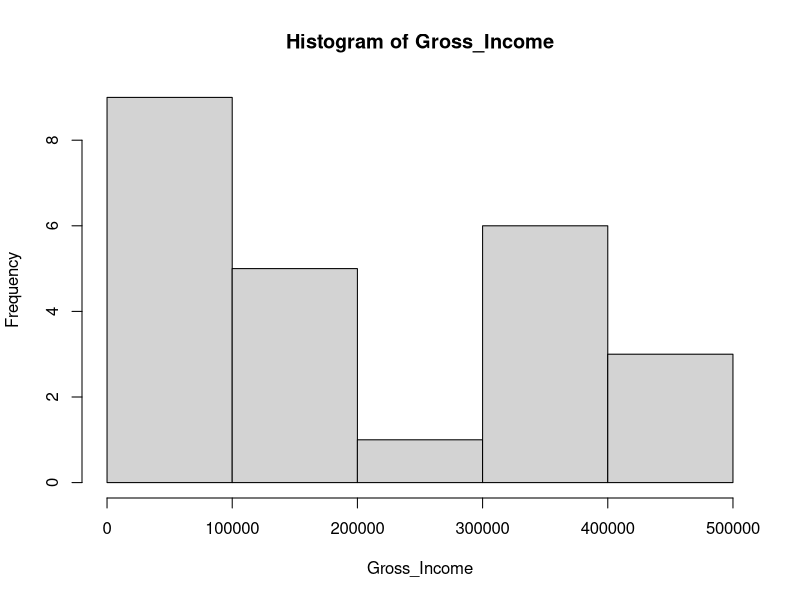
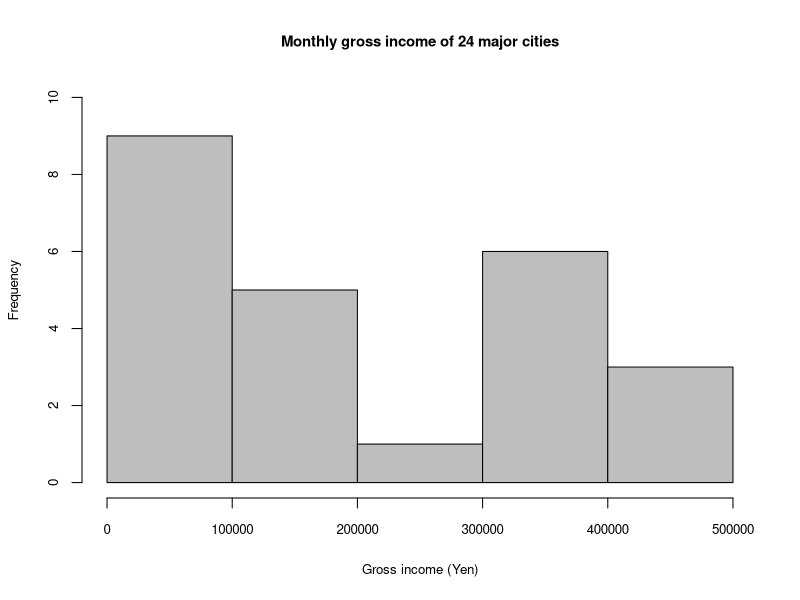
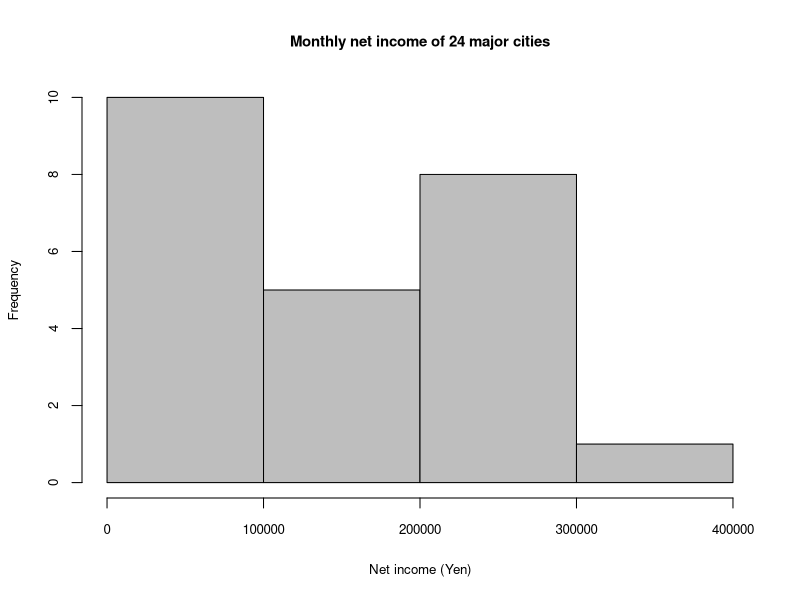
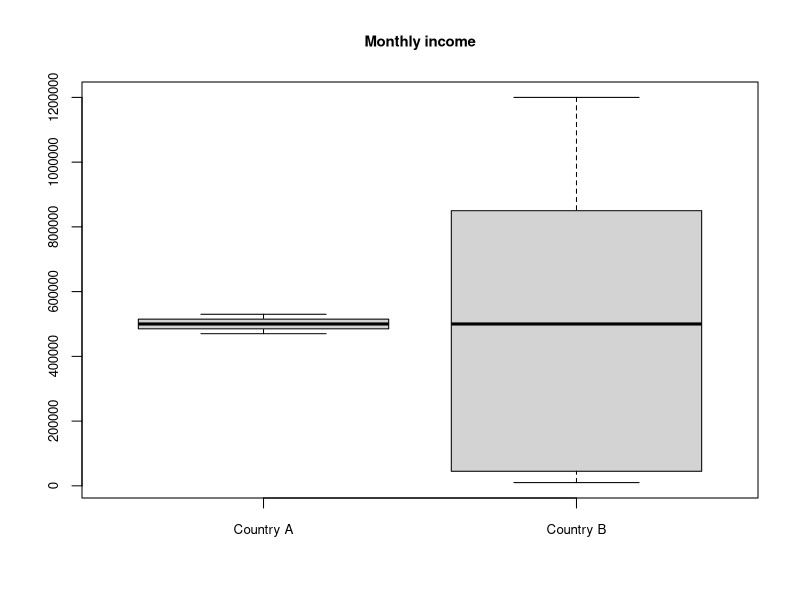
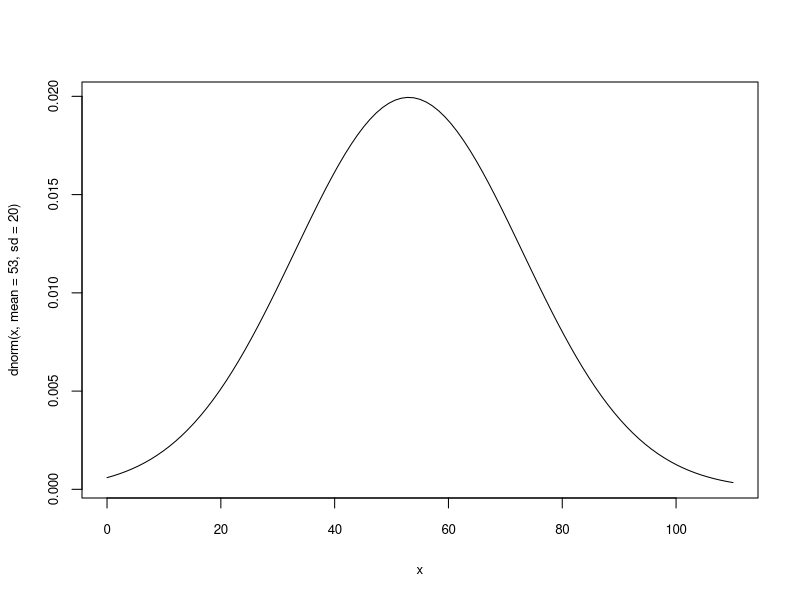
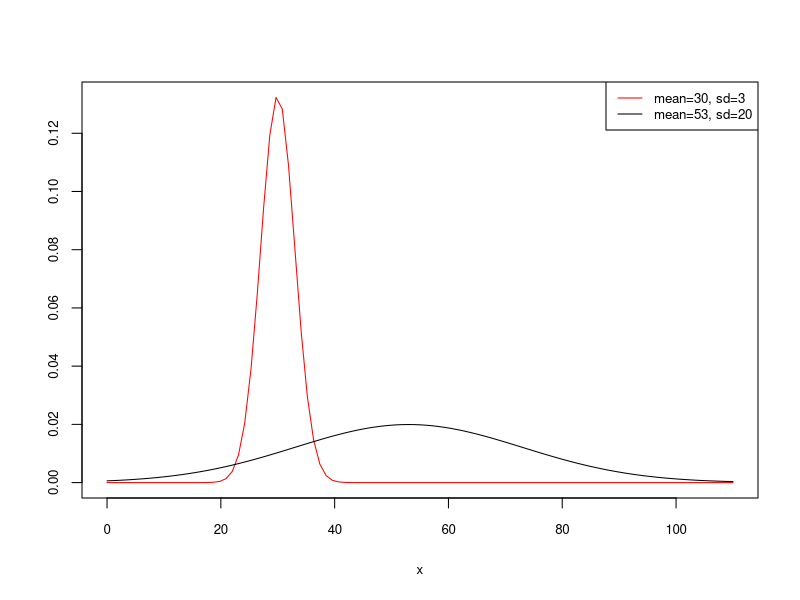
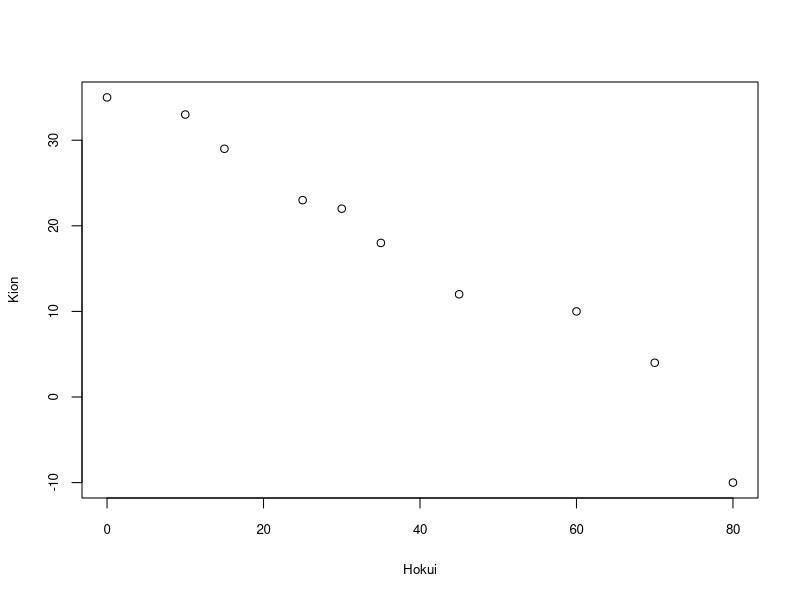
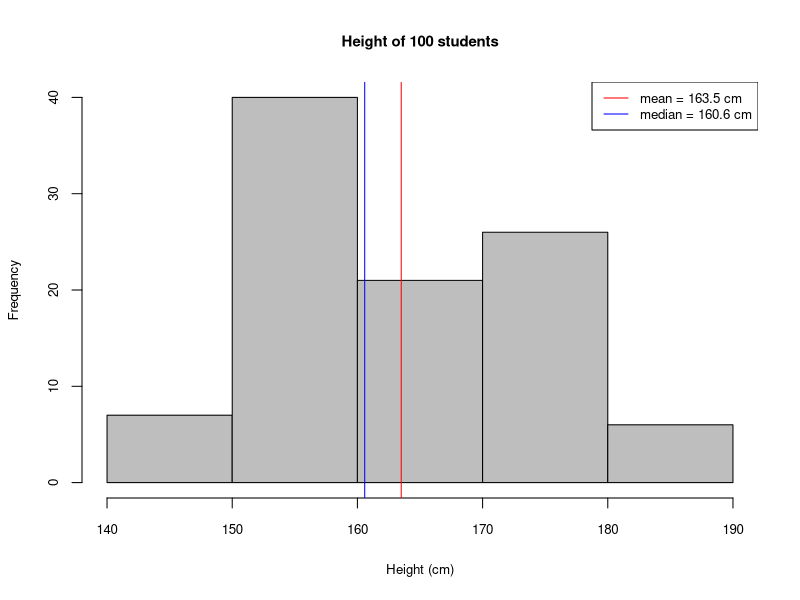

The R script that drew these images, in order:
## ---- chunk 1
knitr::opts_chunk$set(fig.width=4.2, fig.height=3.2, echo = TRUE)
##options(scipen=100)
## ---- chunk 2
options(scipen=100)　# 数字の表記方法を変えるための命令
## ---- chunk 3
Gross_Income <- c(314600, 403500, 348400, 360800, 277300, 353700, 190200, 478200, 
            465700, 339500, 80000, 39100, 302200, 80000, 74600, 44400, 163500,
            129700, 32000, 179500, 110200, 35500, 46200, 28400)
Net_Income <- c(240000, 280000, 270000, 270000, 190000, 240000, 140000, 270000,
            340000, 280000, 55000, 35000, 220000, 75000, 60000, 40000, 160000,
            110000, 30000, 140000, 95000, 30000, 40000, 25000)
## ---- chunk 4
length(Gross_Income)
length(Net_Income)
## ---- chunk 5
freqtab <- function( # 度数分布表を作成する関数を定義する
        x, # 度数分布表のもとになるデータ
        cn=1+log2(length(x)), # 階級の数は「スタージェスの公式」で決める
        wid=FALSE ) # 階級の幅
{
	x <- x[!is.na(x)] # 欠損値を除く
	min <- min(x) # データの最小値
	max <- max(x) # データの最大値
	ran <- max - min # データのレンジ（範囲）
	if(!wid){ wid <- round(abs(ran/cn), 3) } # 階級の幅を指定しない場合は自動で計算
	cla <- floor(x/wid)	# データを階級に振り分ける
	mnc <- min(cla) # 階級の最小値
	mxc <- max(cla) # 階級の最大値
	cla <- factor(cla, levels=mnc:mxc) # データを階級ごとに集計
	freq <- table(cla) # 階級ごとの度数を数える
	names(freq) <- paste(mnc:mxc*wid, "-", mnc:mxc*wid+wid) # 階級の名称を定義する
	percent <- round(freq/sum(freq)*100,2) # 相対度数（%）
	cum.pcnt <- round(cumsum(percent),2) # 累積相対度数（%）
	return(cbind(freq, percent, cum.pcnt)) # 度数分布表を返す
}
## ---- chunk 6
freqtab(Gross_Income, wid=100000) # 階級の幅を100000に指定
## ---- chunk 7
freqtab(Net_Income, wid=100000) # 階級の幅を100000に指定
## ---- chunk 8
hist(Gross_Income)
## ---- chunk 9
# タイトル、横軸のラベル、縦軸のラベル、ヒストグラムの色、縦軸の範囲、文字サイズを指定する
hist(Gross_Income, main="Monthly gross income of 24 major cities", 
     xlab="Gross income (Yen)", ylab="Frequency", col="grey", ylim=c(0, 10), 
     cex.main=0.9, cex.axis=0.8, cex.lab=0.8) 
## ---- chunk 10
# 階級の数、タイトル、横軸のラベル、縦軸のラベル、ヒストグラムの色、縦軸の範囲、文字サイズを指定する
hist(Net_Income, breaks=4, main="Monthly net income of 24 major cities", 
     xlab="Net income (Yen)", ylab="Frequency", col="grey", ylim=c(0, 10),
     cex.main=0.9, cex.axis=0.8, cex.lab=0.8) 
## ---- chunk 11
IncA <- c(530000, 520000, 510000, 500000, 490000, 480000, 470000)
IncB <- c(1200000, 900000, 800000, 500000, 60000, 30000, 10000)
## ---- chunk 12
mean(IncA)
sd(IncA)
## ---- chunk 13
mean(IncB)
sd(IncB)
## ---- chunk 14
boxplot(IncA, IncB, 
        names=c("Country A", "Country B"), main="Monthly income",　# ラベルやタイトルを指定
        cex.main=0.9, cex.axis=0.8, cex.lab=0.8) # 文字のサイズを指定
## ---- chunk 15
summary(IncA)
summary(IncB)
## ---- chunk 16
curve(dnorm(x, mean=53, sd=20), 
      from=0, to=110, # 横軸は0〜110に指定
      cex.axis=0.8, cex.lab=0.8)　# 文字のサイズを指定
## ---- chunk 17
curve(dnorm(x, mean=30, sd=3), 
      from=0, to=110, col="red", ylab="",
      cex.main=0.9, cex.axis=0.8, cex.lab=0.8) #　平均値30、分散9の正規分布を描く（色は赤）
curve(dnorm(x, mean=53, sd=20), add=TRUE) #　平均値53、分散400の正規分布を重ねて表示（色は黒）
label <- c("mean=30, sd=3", "mean=53, sd=20")　# 凡例に表示するラベルを定義
color <- c("red", "black") # 2つのグラフの色分け
legend("topright", legend=label, col=color, lty=c(1, 1), cex=0.8)　# 凡例を作成
## ---- chunk 18
Hokui <- c(0, 35, 30, 70, 10, 45, 60, 80, 15,　25)
Kion <- c(35, 18, 22, 4, 33, 12, 10, -10, 29, 23)
## ---- chunk 19
plot(Hokui, Kion, cex.axis=0.8, cex.lab=0.8)
## ---- chunk 20
cor(Hokui, Kion)
## ---- chunk 21
set.seed(1)
height70 <- rnorm(70, mean=156, sd=7)
res <- 16350 - sum(height70)
height30 <- rep(c(res/30-3.5, res/30-.5, res/30+0.5, res/30+1.5, res/30+2), times=6)
height <- append(height70, height30)
hist(height, breaks=seq(140, 190, 10), col="grey", xlab="Height (cm)", main="Height of 100 students", cex.main=0.9, cex.axis=0.8, cex.lab=0.8)
abline(v=mean(height), col="red")
abline(v=median(height), col="blue")
label <- c("mean = 163.5 cm", "median = 160.6 cm")　# 凡例に表示するラベル
color <- c("red", "blue") # 2つのグラフの色分け
legend("topright", legend=label, col=color, lty=c(1, 1), cex=0.8)　# 凡例を作成
#mean(height)
#median(height)
